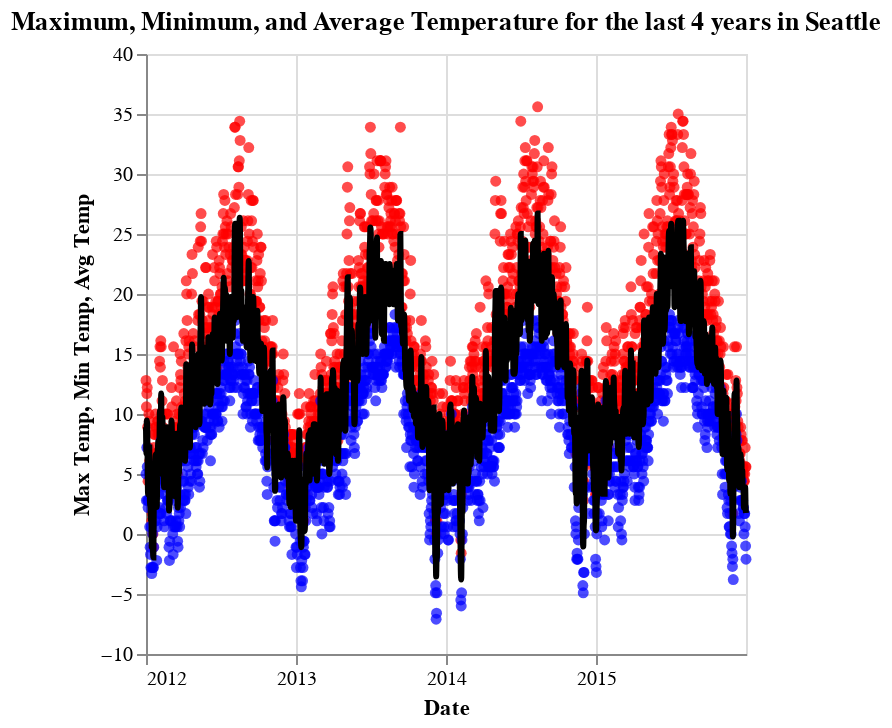

This figure's notebook cell:
### Code cell
chart_max = alt.Chart(weather).mark_circle(
    color = 'red'
).encode(
    alt.Y('temp_max:Q', title='Max Temp'),
     alt.X('date:T', title='Date')
)

chart_min = alt.Chart(weather).mark_circle(
    color = 'blue'
).encode(
    alt.Y('temp_min:Q', title='Min Temp'),
    alt.X('date:T', title='Date'),
)

chart_avg = alt.Chart(weather).mark_line(
    color = 'black',
    strokeWidth=3,
    interpolate = 'monotone'
).encode(
    alt.Y('temp_avg:Q', title='Avg Temp'),
     alt.X('date:T', title='Date')
)

chart = chart_max+chart_min+chart_avg
chart.properties(width=300, height=300, title='Maximum, Minimum, and Average Temperature for the last 4 years in Seattle')

### Figure 1 — Vega-Lite specification as saved in the notebook (floating-point values rounded to 4 significant figures; data arrays with more than 128 entries replaced by an {"elided": "..."} marker saying what was removed)
{"config": {"view": {"continuousWidth": 300, "continuousHeight": 300}}, "layer": [{"mark": {"type": "circle", "color": "red"}, "encoding": {"x": {"field": "date", "title": "Date", "type": "temporal"}, "y": {"field": "temp_max", "title": "Max Temp", "type": "quantitative"}}}, {"mark": {"type": "circle", "color": "blue"}, "encoding": {"x": {"field": "date", "title": "Date", "type": "temporal"}, "y": {"field": "temp_min", "title": "Min Temp", "type": "quantitative"}}}, {"mark": {"type": "line", "color": "black", "interpolate": "monotone", "strokeWidth": 3}, "encoding": {"x": {"field": "date", "title": "Date", "type": "temporal"}, "y": {"field": "temp_avg", "title": "Avg Temp", "type": "quantitative"}}}], "data": {"name": "data-b4ad40eed38036251b1d000cd72f30ab"}, "height": 300, "title": "Maximum, Minimum, and Average Temperature for the last 4 years in Seattle", "width": 300, "$schema": "https://vega.github.io/schema/vega-lite/v5.16.3.json", "datasets": {"data-b4ad40eed38036251b1d000cd72f30ab": {"elided": "1461 records"}}}
